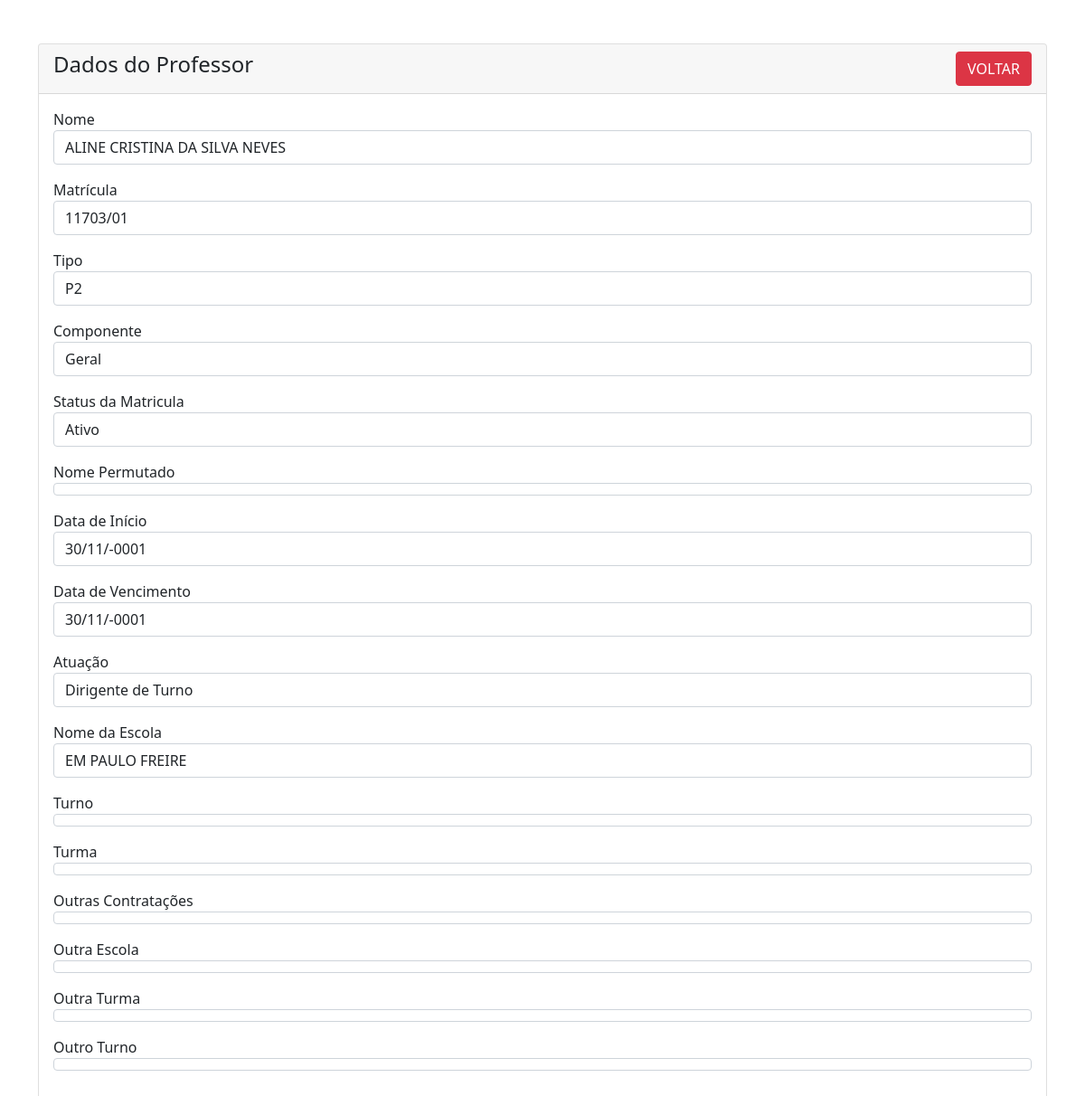
Page /sistema/professor-view.php?id=45 on the committed database.
### tables this page shows
CREATE TABLE IF NOT EXISTS `status_matricula` (
  `id` int NOT NULL AUTO_INCREMENT,
  `id_professor` int NOT NULL,
  `status` enum('Ativo Receptado','Ativo Permutado','Ativo Redução de Carga Horária','Licença Médica','Licença Maternidade','Licença Prêmio','Licença sem Vencimento','Vacância','Cedido','Exonerado') NOT NULL,
  `nome_premed` varchar(250) NOT NULL,
  `data_inicio` date NOT NULL,
  `data_fim` date NOT NULL,
  PRIMARY KEY (`id`),
  KEY `id_professor` (`id_professor`)
);

CREATE TABLE IF NOT EXISTS `professores` (
  `id` int NOT NULL AUTO_INCREMENT,
  `nome` varchar(250) NOT NULL,
  `matricula` varchar(250) NOT NULL,
  `tipo` varchar(5) NOT NULL,
  `componente` enum('Geral','Matemática','Língua Portuguesa','Língua Inglesa','História','Geografia','Ciências','Artes','Educação Física') NOT NULL,
  `status_matricula` enum('Ativo','Ativo Readaptado','Ativo Permutado','Ativo Redução de Carga Horária','Licença Médica','Licença Maternidade','Licença Prêmio','Licença sem Vencimento','Vacância','Cedido','Exonerado') NOT NULL,
  `atuacao` enum('SEMED','Sala de Aula','Dirigente de Turno','Diretor(a)','Diretor Adjunto','Sala de Recursos','Implementador de Leitura','Outros') DEFAULT NULL,
  `nome_escola` varchar(250) NOT NULL,
  `turno` enum('Matutino','Vespertino','Noturno') NOT NULL,
  `turma` varchar(250) NOT NULL,
  `outras_contratacoes` enum('RET','Contrato') DEFAULT NULL,
  `outra_escola` varchar(255) DEFAULT NULL,
  `outra_turma` varchar(255) DEFAULT NULL,
  `outra_turno` enum('Matutino','Vespertino','Noturno') DEFAULT NULL,
  PRIMARY KEY (`id`)
);

### sistema/professor-view.php (the view, shortened to what this page needs)
<?php
require 'conecta.php';
?>
<!doctype html>
<html lang="pt-BR">
<head>
    <link href="https://cdn.jsdelivr.net/npm/bootstrap@5.1.3/dist/css/bootstrap.min.css" rel="stylesheet">
</head>
<body>
    <div class="container mt-5">
        <div class="row">
            <div class="col-md-12">
                <div class="card">
                    <div class="card-header">
                        <h4>Dados do Professor
                            <a href="index.php" class="btn btn-danger float-end">VOLTAR</a>
                        </h4>
                    </div>
                    <div class="card-body">
                        <?php
                        if (isset($_GET['id'])) {
                            $prof_id = mysqli_real_escape_string($con, $_GET['id']);
                            $query = "SELECT * FROM professores p JOIN status_matricula m ON p.id = m.id WHERE p.id='$prof_id';";
                            $query_run = mysqli_query($con, $query);
                            if (mysqli_num_rows($query_run) > 0) {
                                $professor = mysqli_fetch_array($query_run);
                        ?>
                                <div class="mb-3">
                                    <label>Nome</label>
                                    <p class="form-control">
                                        <?= $professor['nome']; ?>
                                    </p>
                                </div>
                                <div class="mb-3">
                                    <label>Matrícula</label>
                                    <p class="form-control">
                                        <?= $professor['matricula']; ?>
                                    </p>
                                </div>
                                <div class="mb-3">
                                    <label>Tipo</label>
                                    <p class="form-control">
                                        <?= $professor['tipo']; ?>
                                    </p>
                                </div>
                                <div class="mb-3">
                                    <label>Componente</label>
                                    <p class="form-control">
                                        <?= $professor['componente']; ?>
                                    </p>
                                </div>
                                <div class="mb-3">
                                    <label>Status da Matricula</label>
                                    <p class="form-control">
                                        <?= $professor['status_matricula']; ?>
                                    </p>
                                </div>
                                <div class="mb-3">
                                    <label>Nome Permutado</label>
                                    <p class="form-control">
                                    </p>
                                </div>
                                <div class="mb-3">
                                    <label>Data de Início</label>
                                    <p class="form-control">
                                        <?= date('d/m/Y', strtotime($professor['data_inicio'])); ?>
                                    </p>
                                </div>
                                <div class="mb-3">
                                    <label>Data de Vencimento</label>
                                    <p class="form-control">
                                        <?= date('d/m/Y', strtotime($professor['data_fim'])); ?>
                                    </p>
                                </div>
                                <div class="mb-3">
                                    <label>Atuação</label>
                                    <p class="form-control">
                                        <?= $professor['atuacao']; ?>
                                    </p>
                                </div>
                                <div class="mb-3">
                                    <label>Nome da Escola</label>
                                    <p class="form-control">
                                        <?= $professor['nome_escola']; ?>
                                    </p>
                                </div>
                                <div class="mb-3">
                                    <label>Turno</label>
                                    <p class="form-control">
                                    </p>
                                </div>
                                <div class="mb-3">
                                    <label>Turma</label>
                                    <p class="form-control">
                                    </p>
                                </div>
                                <div class="mb-3">
                                    <label>Outras Contratações</label>
                                    <p class="form-control">
                                    </p>
                                </div>
                                <div class="mb-3">
                                    <label>Outra Escola</label>
                                    <p class="form-control">
                                    </p>
                                </div>
                                <div class="mb-3">
                                    <label>Outra Turma</label>
                                    <p class="form-control">
                                    </p>
                                </div>
                                <div class="mb-3">
                                    <label>Outro Turno</label>
                                    <p class="form-control">
                                    </p>
                                </div>
                        <?php
                            } else {
                                echo "<h4>Nenhum ID encontrado</h4>";
                            }
                        }
                        ?>
                    </div>
                </div>
            </div>
        </div>
    </div>
</body>
</html>

### rows in the picture
status_matricula: id_professor.nome "ALINE CRISTINA DA SILVA NEVES", id_professor.matricula "11703/01", id_professor.tipo "P2", id_professor.componente "Geral", id_professor.status_matricula "Ativo", data_inicio "30/11/-0001", data_fim "30/11/-0001", id_professor.atuacao "Dirigente de Turno", id_professor.nome_escola "EM PAULO FREIRE"
